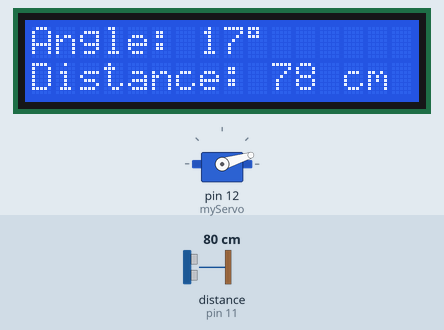
Recording of a sketch running on a simulated Arduino Uno, built with avr-gcc and run on an emulated ATmega328P. On the bench: servo, 16×2 character LCD. Wiring (inferred from the names in the program): ultrasonic range finder: trigger pin 10; echo pin 11. Inputs (shaded band) come from the test bench; at power-on: distance to the obstacle (sensor on pin 11) 80 cm. The echo pulse lasts 58.3 µs per cm; what the sketch prints to the serial monitor is not drawn.

Above: at 3.2 s.
3.3 s: distance to the obstacle (sensor on pin 11) set to 250 cm
At 3.86 s:
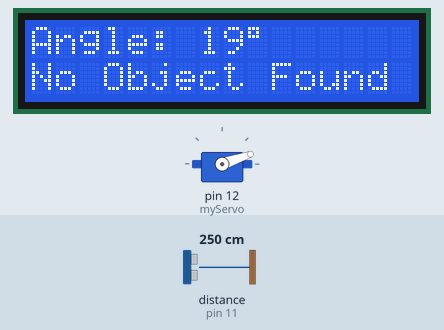
5.9 s: distance to the obstacle (sensor on pin 11) set to 2 cm
At 6.2 s:
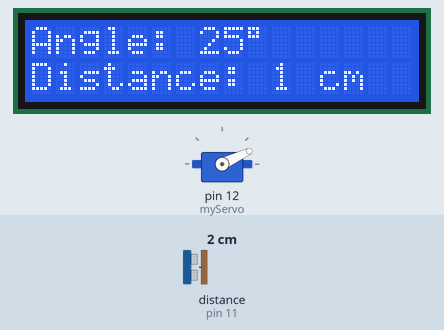
8.2 s: distance to the obstacle (sensor on pin 11) set to 4 cm
At 8.47 s:
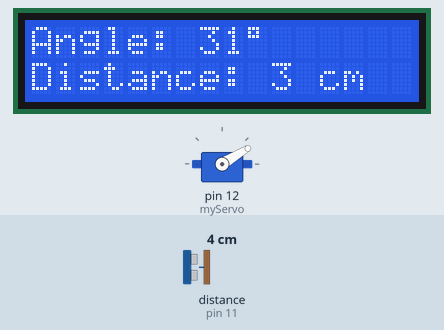
9.8 s: distance to the obstacle (sensor on pin 11) set to 299 cm
At 10.0 s:
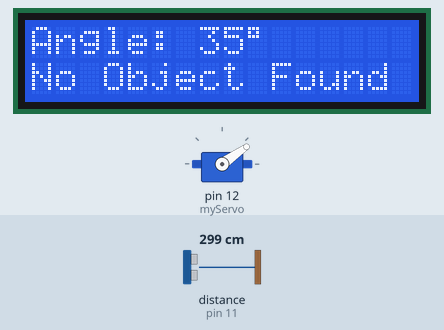
12.8 s: distance to the obstacle (sensor on pin 11) set to 9 cm
At 13.15 s:
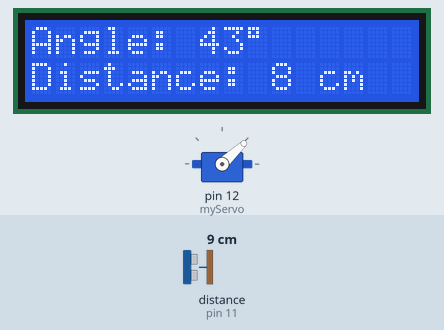
Timing chart, 0 to 20.9 s (numbered marks = the images above; inputs shaded):
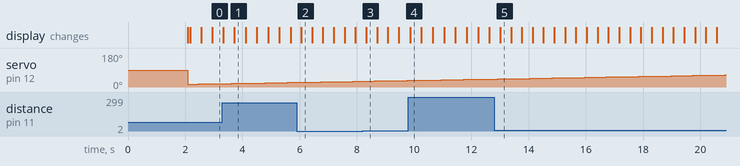

Measured:
- after the input at 3.3 s, the display: first differs from a run without the input after 0.41 s (image 1)
- after the input at 5.9 s, the display: changes after 0.16 s (image 2)
- after the input at 9.8 s, the display: changes after 0.06 s (image 4)
- after the input at 12.8 s, the display: changes after 0.21 s (image 5)

The sketch:

Aurdinocode.ino
```cpp
#include <Servo.h>
#include <Wire.h>
#include <LiquidCrystal_I2C.h>

// LCD I2C address — change 0x27 to 0x3F if needed
LiquidCrystal_I2C lcd(0x27, 16, 2);

// HC-SR04 ultrasonic sensor pins
const int trigPin = 10;
const int echoPin = 11;

// Servo object
Servo myServo;

long duration;
int distance;

void setup() {
  pinMode(trigPin, OUTPUT);
  pinMode(echoPin, INPUT);

  Serial.begin(9600);
  myServo.attach(12);

  lcd.init();         // Initialize LCD
  lcd.backlight();    // Turn on backlight
  lcd.clear();
  lcd.setCursor(0, 0);
  lcd.print("Radar Starting...");
  delay(2000);
  lcd.clear();
}

void loop() {
  for (int angle = 15; angle <= 165; angle++) {
    myServo.write(angle);
    delay(50);

    distance = getDistance();

    // Display on LCD
    lcd.clear();
    lcd.setCursor(0, 0);
    lcd.print("Angle: ");
    lcd.print(angle);
    lcd.print((char)223); // degree symbol

    lcd.setCursor(0, 1);
    if (distance == 0 || distance > 200) {
      lcd.print("No Object Found");
    } else {
      lcd.print("Distance: ");
      lcd.print(distance);
      lcd.print(" cm");
    }

    // Also print to serial (optional)
    Serial.print("Angle: ");
    Serial.print(angle);
    Serial.print(" | Distance: ");
    Serial.print(distance);
    Serial.println(" cm");

    delay(300);
  }
}

// Ultrasonic distance function
int getDistance() {
  digitalWrite(trigPin, LOW);
  delayMicroseconds(2);

  digitalWrite(trigPin, HIGH);
  delayMicroseconds(10);
  digitalWrite(trigPin, LOW);

  duration = pulseIn(echoPin, HIGH, 30000); // 30ms timeout
  if (duration == 0) return 0;
  return duration * 0.034 / 2;
}
```
